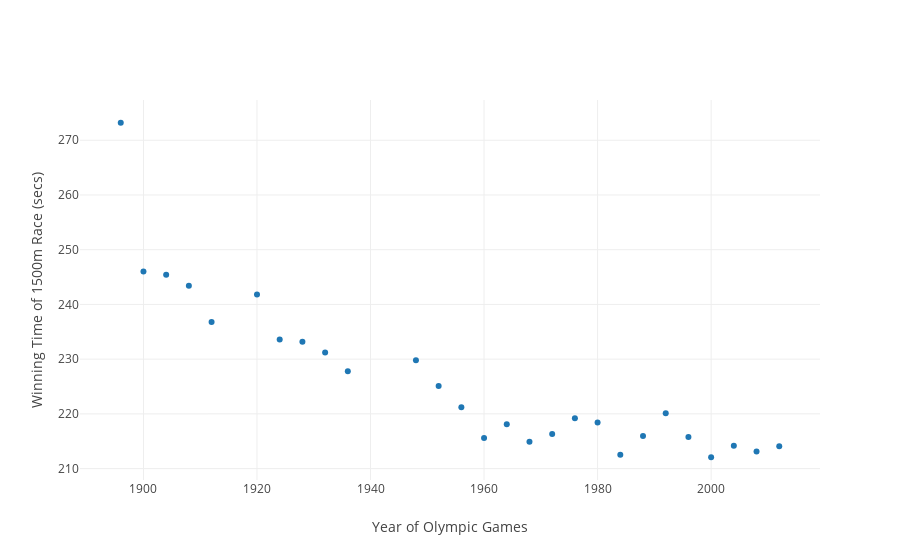

Notebook code cell kept with this figure:
### Code cell
year_vs_time = go.Scatter(x=olympics.Year, y=olympics.Time, name='Data', mode='markers')
layout = go.Layout(xaxis=go.XAxis(title='Year of Olympic Games'), 
                   yaxis=go.YAxis(title='Winning Time of 1500m Race (secs)'))

iplot(go.Figure(data=[year_vs_time], layout=layout))

### Figure 1 — Plotly figure (JSON) as saved in the notebook; plotly's stock layout.template omitted (floating-point values rounded to 4 significant figures)
{"data": [{"mode": "markers", "name": "Data", "type": "scatter", "uid": "763e4e", "x": [1896, 1900, 1904, 1908, 1912, 1920, 1924, 1928, 1932, 1936, 1948, 1952, 1956, 1960, 1964, 1968, 1972, 1976, 1980, 1984, 1988, 1992, 1996, 2000, 2004, 2008, 2012], "y": [273.2, 246, 245.4, 243.4, 236.8, 241.8, 233.6, 233.2, 231.2, 227.8, 229.8, 225.1, 221.2, 215.6, 218.1, 214.9, 216.3, 219.2, 218.4, 212.5, 216.0, 220.1, 215.8, 212.1, 214.2, 213.1, 214.1]}], "layout": {"autosize": true, "xaxis": {"autorange": true, "range": [1889.0, 2019.0], "title": "Year of Olympic Games", "type": "linear"}, "yaxis": {"autorange": true, "range": [207.6, 277.7], "title": "Winning Time of 1500m Race (secs)", "type": "linear"}}}
